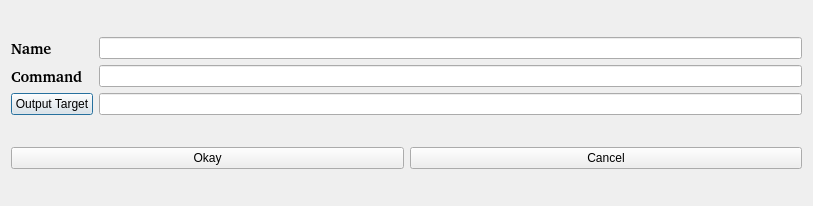
<?xml version="1.0" encoding="UTF-8"?>
<ui version="4.0">
 <class>ButtonDialog</class>
 <widget class="QDialog" name="ButtonDialog">
  <property name="geometry">
   <rect>
    <x>0</x>
    <y>0</y>
    <width>813</width>
    <height>206</height>
   </rect>
  </property>
  <property name="windowTitle">
   <string>Dialog</string>
  </property>
  <layout class="QGridLayout" name="gridLayout_2">
   <item row="0" column="0">
    <layout class="QGridLayout" name="gridLayout">
     <property name="sizeConstraint">
      <enum>QLayout::SetNoConstraint</enum>
     </property>
     <item row="3" column="0">
      <widget class="QPushButton" name="outputButton">
       <property name="text">
        <string>Output Target</string>
       </property>
      </widget>
     </item>
     <item row="2" column="0">
      <widget class="QLabel" name="commandLabel">
       <property name="font">
        <font>
         <family>Bitstream Charter</family>
         <pointsize>11</pointsize>
         <weight>75</weight>
         <bold>true</bold>
        </font>
       </property>
       <property name="text">
        <string>Command</string>
       </property>
      </widget>
     </item>
     <item row="0" column="1">
      <widget class="QLineEdit" name="nameText"/>
     </item>
     <item row="0" column="0">
      <widget class="QLabel" name="nameLabel">
       <property name="font">
        <font>
         <family>Bitstream Charter</family>
         <pointsize>11</pointsize>
         <weight>75</weight>
         <bold>true</bold>
        </font>
       </property>
       <property name="text">
        <string>Name</string>
       </property>
      </widget>
     </item>
     <item row="2" column="1">
      <widget class="QLineEdit" name="commandText"/>
     </item>
     <item row="3" column="1">
      <widget class="QLineEdit" name="outputText">
       <property name="readOnly">
        <bool>false</bool>
       </property>
      </widget>
     </item>
    </layout>
   </item>
   <item row="1" column="0">
    <layout class="QGridLayout" name="gridLayout_3">
     <item row="1" column="0">
      <widget class="QPushButton" name="confirmButton">
       <property name="text">
        <string>Okay</string>
       </property>
      </widget>
     </item>
     <item row="1" column="1">
      <widget class="QPushButton" name="cancelButton">
       <property name="text">
        <string>Cancel</string>
       </property>
      </widget>
     </item>
    </layout>
   </item>
  </layout>
 </widget>
 <resources/>
 <connections>
  <connection>
   <sender>cancelButton</sender>
   <signal>clicked()</signal>
   <receiver>ButtonDialog</receiver>
   <slot>reject()</slot>
   <hints>
    <hint type="sourcelabel">
     <x>333</x>
     <y>156</y>
    </hint>
    <hint type="destinationlabel">
     <x>365</x>
     <y>-9</y>
    </hint>
   </hints>
  </connection>
 </connections>
</ui>
